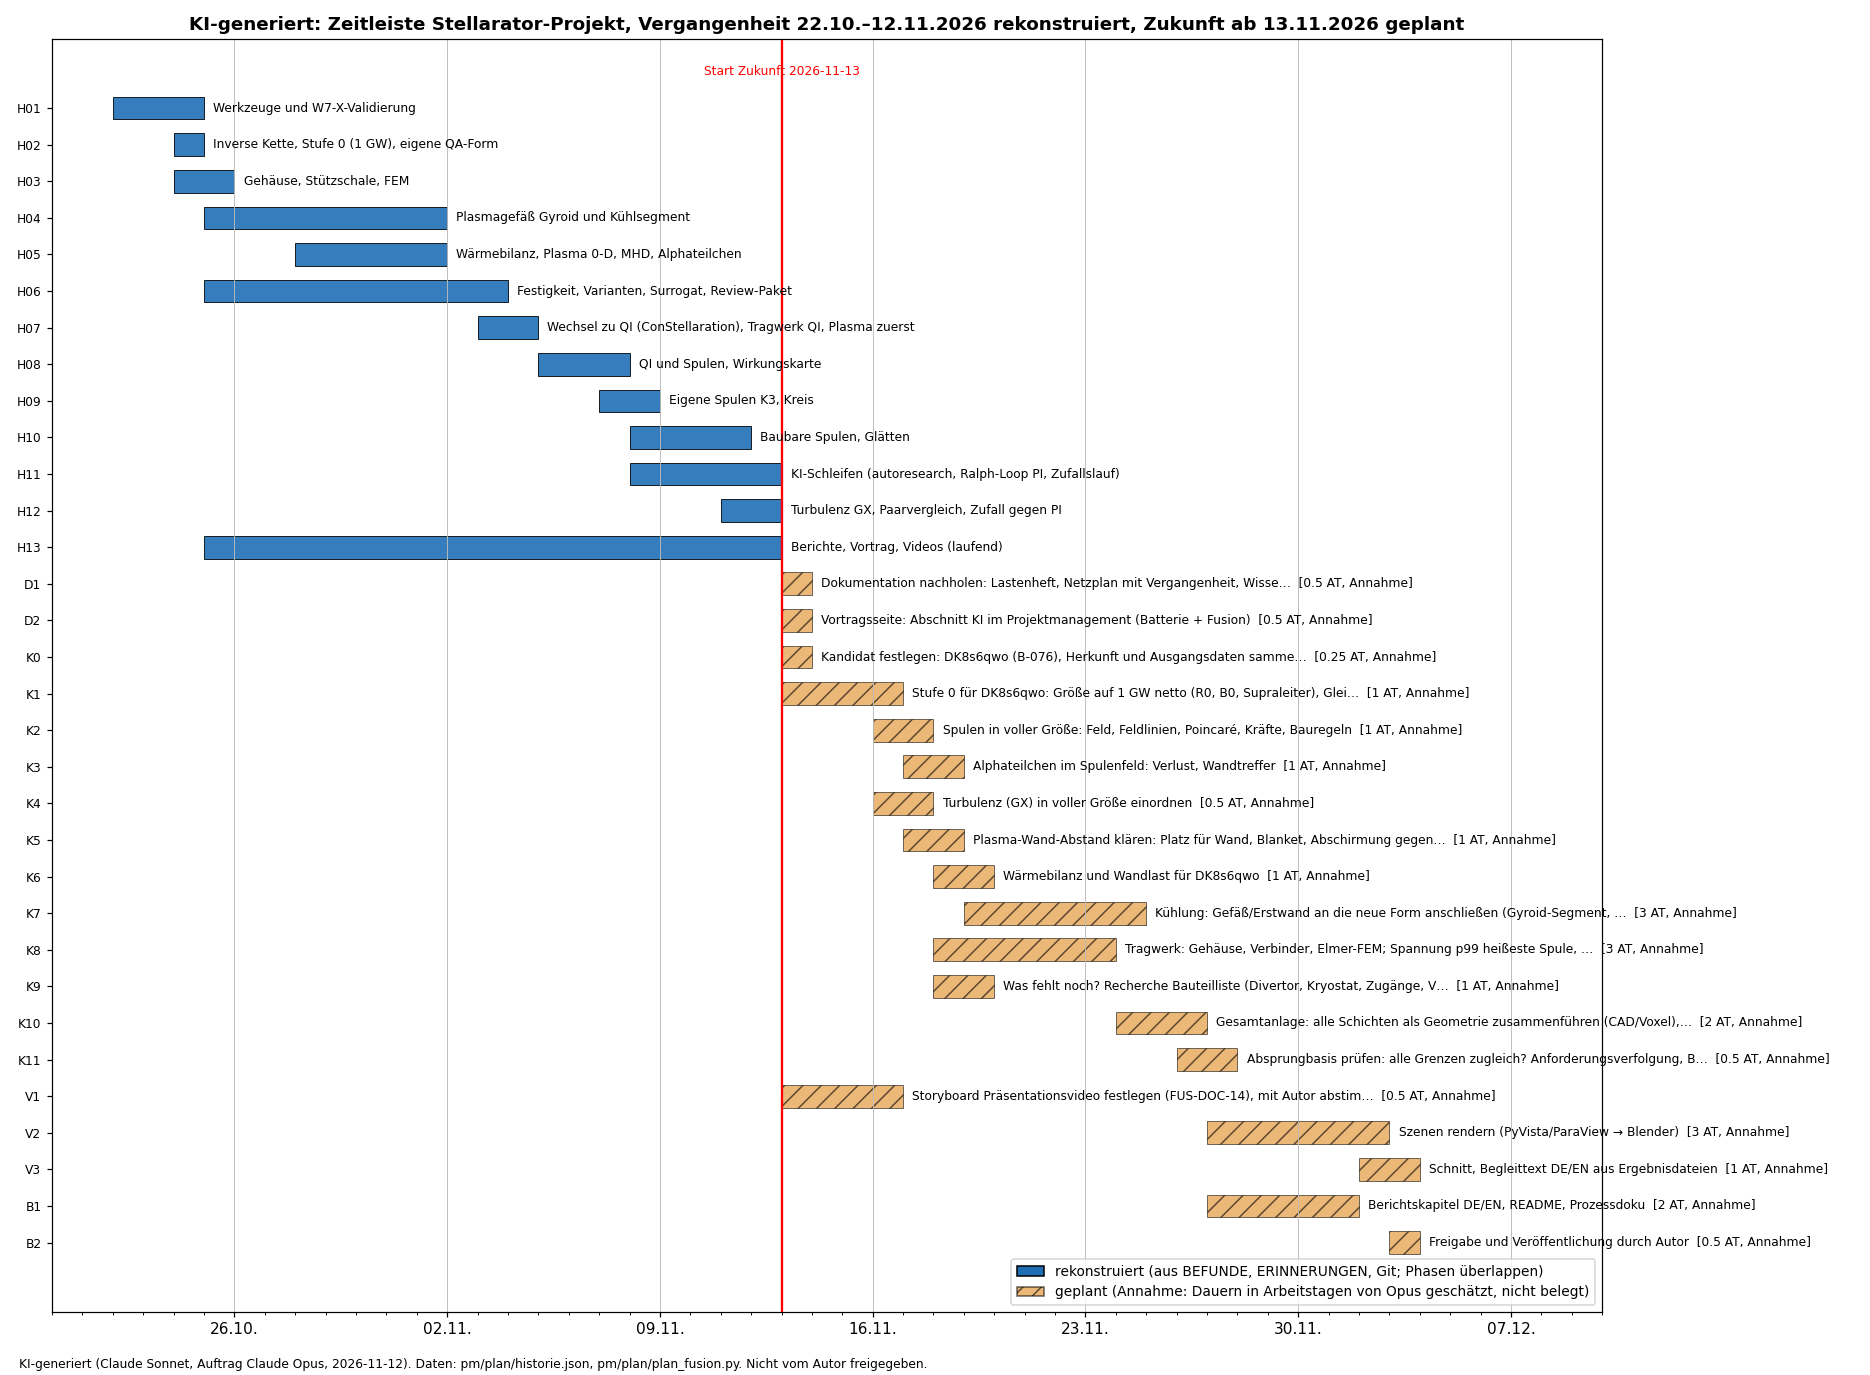

Generate this figure with Python:
"""zeitleiste.py -- Zeitleiste Stellarator-Projekt: Phasen H01-H13 (rekonstruiert) und Zukunft (Annahme).

KI-generiert (Claude Sonnet im Auftrag von Opus, 2026-11-12). Liest historie.json und plan_fusion.py (Liste A).
    python3 pm/plan/zeitleiste.py   ->  pm/plan/zeitleiste.png
"""
import json, math, sys
from datetime import date, timedelta
from pathlib import Path
import matplotlib
matplotlib.use("Agg")
import matplotlib.pyplot as plt
import matplotlib.dates as mdates
from matplotlib.patches import Patch

HIER = Path(__file__).resolve().parent
sys.path.insert(0, str(HIER)); import plan_fusion as PF


def addwd(d, n):
    while n > 0:
        d += timedelta(days=1)
        if d.weekday() < 5: n -= 1
    return d


def zukunft_daten():
    """Arbeitstage ab PF.START -> Kalenderdaten (Start-/Endtag je Vorgang)."""
    s0 = date.fromisoformat(PF.START); es, ef, *_ = PF.cpm(PF.A); out = {}
    for i, n, dur, *_ in PF.A:
        a = addwd(s0, math.floor(es[i])); b = addwd(s0, max(math.floor(es[i]), math.ceil(ef[i]) - 1))
        out[i] = (a, b)
    return out


def main():
    h = json.loads((HIER / "historie.json").read_text())["phasen"]; z = zukunft_daten()
    zeilen = [("H", p["id"], p["name"], date.fromisoformat(p["von"]), date.fromisoformat(p["bis"]) + timedelta(days=1), "") for p in h]
    for i, n, dur, *_ in PF.A: zeilen.append(("Z", i, n, z[i][0], z[i][1] + timedelta(days=1), f"{dur:g} AT"))
    fig, ax = plt.subplots(figsize=(17, 12.5))
    for r, (art, i, n, a, b, lab) in enumerate(zeilen):
        farbe = "#1f6fb5" if art == "H" else "#e08a1e"
        ax.barh(r, (b - a).days, left=mdates.date2num(a), height=0.62, color=farbe, edgecolor="black", linewidth=0.6, hatch="" if art == "H" else "//", alpha=0.9 if art == "H" else 0.6)
        x_text = mdates.date2num(b) + 0.3
        ax.text(x_text, r, (n[:70] + ("…" if len(n) > 70 else "")) + (f"  [{lab}, Annahme]" if lab else ""), va="center", fontsize=8)
    ax.set_yticks(range(len(zeilen))); ax.set_yticklabels([f"{i}" for _, i, *_ in zeilen], fontsize=8)
    ax.invert_yaxis(); ax.xaxis_date(); ax.xaxis.set_major_locator(mdates.DayLocator(interval=7)); ax.xaxis.set_major_formatter(mdates.DateFormatter("%d.%m."))
    ax.xaxis.set_minor_locator(mdates.DayLocator()); ax.grid(axis="x", which="major", color="#bbb", lw=0.6)
    heute = mdates.date2num(date(2026, 11, 13)); ax.axvline(heute, color="red", lw=1.5); ax.text(heute, -0.9, "Start Zukunft 2026-11-13", color="red", fontsize=8, ha="center")
    ax.set_xlim(mdates.date2num(date(2026, 10, 20)), mdates.date2num(date(2026, 12, 10)))
    ax.set_title("KI-generiert: Zeitleiste Stellarator-Projekt, Vergangenheit 22.10.–12.11.2026 rekonstruiert, Zukunft ab 13.11.2026 geplant", fontsize=12, fontweight="bold")
    ax.legend(handles=[Patch(facecolor="#1f6fb5", edgecolor="black", label="rekonstruiert (aus BEFUNDE, ERINNERUNGEN, Git; Phasen überlappen)"),
                       Patch(facecolor="#e08a1e", edgecolor="black", hatch="//", alpha=0.6, label="geplant (Annahme: Dauern in Arbeitstagen von Opus geschätzt, nicht belegt)")], loc="lower right", fontsize=9)
    fig.text(0.01, 0.005, "KI-generiert (Claude Sonnet, Auftrag Claude Opus, 2026-11-12). Daten: pm/plan/historie.json, pm/plan/plan_fusion.py. Nicht vom Autor freigegeben.", fontsize=8)
    fig.tight_layout(rect=(0, 0.015, 1, 1)); fig.savefig(HIER / "zeitleiste.png", dpi=110); print("geschrieben: pm/plan/zeitleiste.png")


if __name__ == "__main__":
    main()
